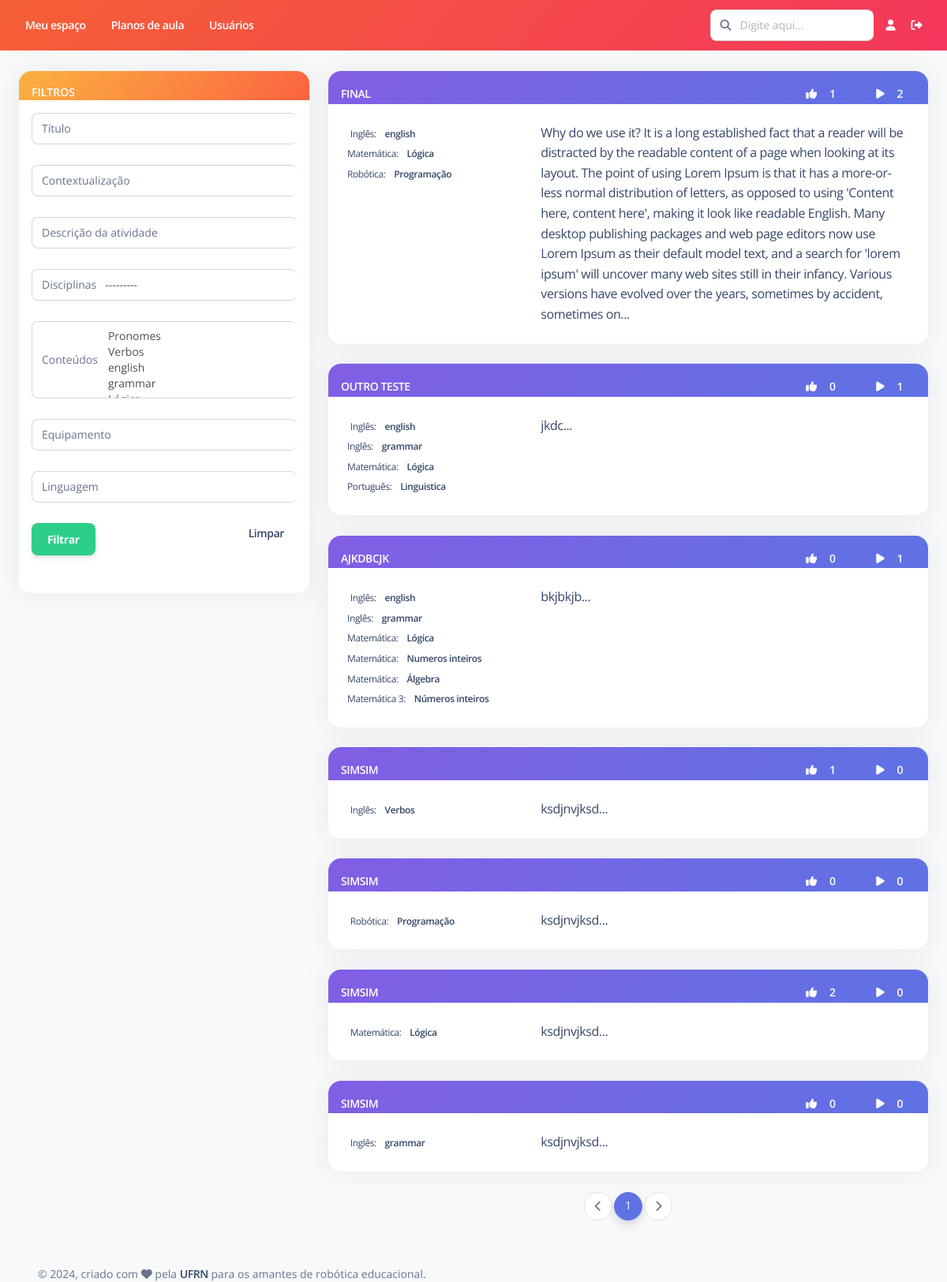
Page /plano-aula/listar/ on the earlier database version.
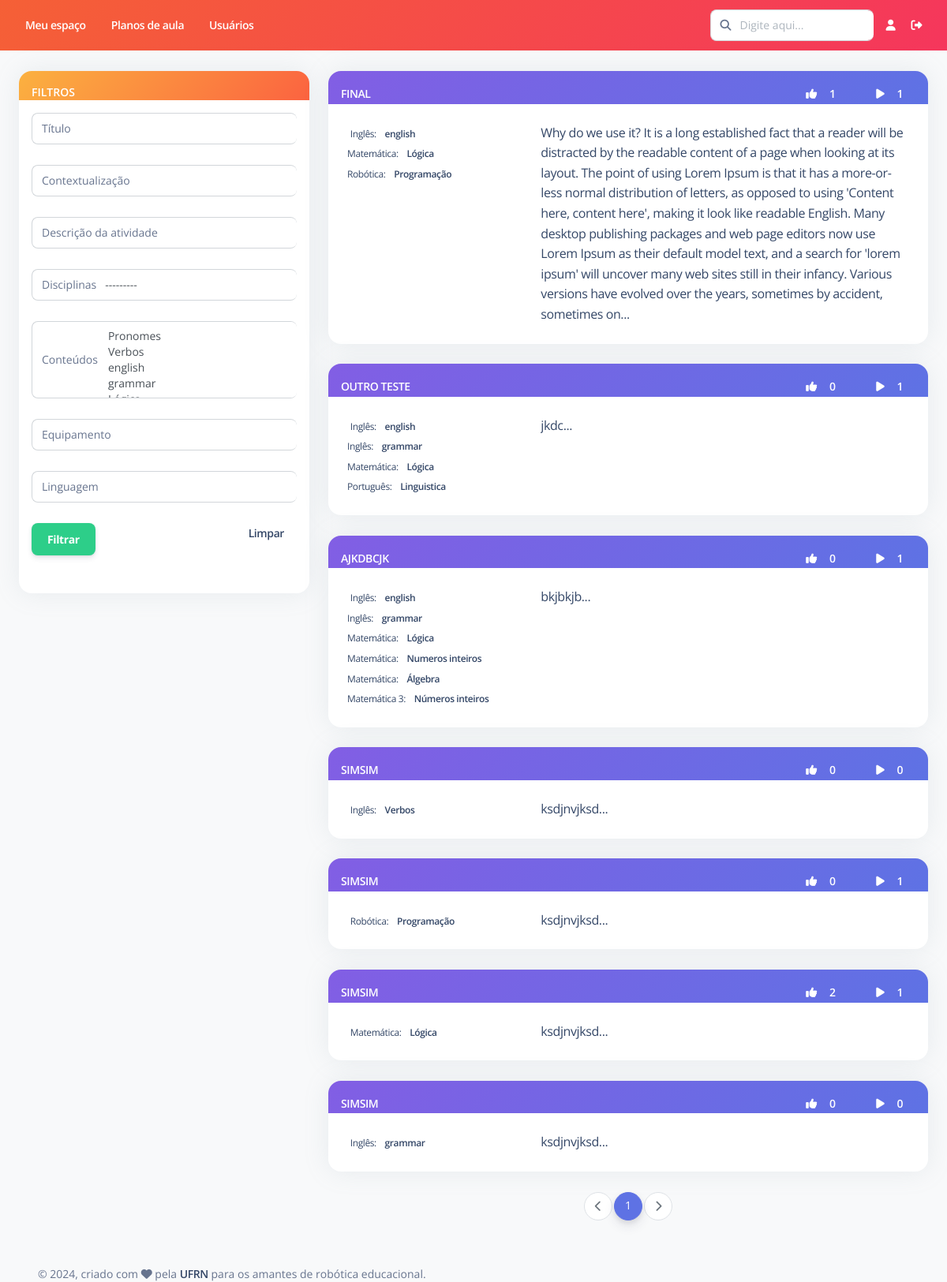
Same page on the later database version.
### PlanoAula/models.py (models this page shows, shortened)
class PlanoAula(models.Model):
    criador = models.ForeignKey(Usuario, on_delete=models.RESTRICT,null=True, verbose_name="Responsável")
    data_criacao = models.DateTimeField(default=timezone.now, verbose_name="Data de criação")
    titulo = models.CharField(max_length=200, verbose_name="Título")
    contextualizacao = models.TextField(verbose_name="Contextualização")
    descricao_atividade = models.TextField(verbose_name="Descrição da atividade")
    avaliacao = models.TextField(verbose_name="Critérios de avaliação", default="", blank=True, null=True)
    conteudos = models.ManyToManyField(Conteudo, related_name="planos_de_aula", verbose_name="Conteúdos")
    robo_equipamento = models.CharField(max_length=200, verbose_name="Equipamento", default="")
    robo_descricao = models.TextField(verbose_name="Descrição do robô", default="")
    robo_link = models.TextField(verbose_name="Links", blank=True, null=True)
    prog_linguagem = models.CharField(max_length=200, verbose_name="Linguagem de programação", default="")
    prog_descricao = models.TextField(verbose_name="Descrição da programação", default="")
    prog_link = models.TextField(verbose_name="Links", blank=True, null=True)
    prog_codigos = models.FileField(upload_to=user_directory_path, blank=True, null=True, verbose_name="Códigos")
    robo_fotos = models.ImageField(upload_to=user_directory_path, blank=True, null=True)
    robo_videos = models.ImageField(upload_to=user_directory_path, blank=True, null=True)
    robo_pdf = models.FileField(upload_to=user_directory_path, blank=True, null=True)
    exec_fotos = models.ImageField(upload_to=user_directory_path, blank=True, null=True)
    exec_videos = models.ImageField(upload_to=user_directory_path, blank=True, null=True)
    class Meta:
        ordering = ['titulo']
        verbose_name = "Plano de aula"
        verbose_name_plural = "Planos de aula"

### Disciplina/models.py (models this page shows)
class Conteudo(models.Model):
    nome = models.CharField(max_length=200, verbose_name="Nome")
    disciplina = models.ForeignKey(Disciplina, on_delete=models.RESTRICT, related_name="conteudos", verbose_name="Disciplina")
    status = models.CharField(max_length=7, choices=STATUS, default='Ativo')
    def __str__(self):
        return self.nome
    class Meta:
        ordering = ['disciplina', 'nome']
        verbose_name = "Conteúdo"
        verbose_name_plural = "Conteúdos"

class Disciplina(models.Model):
    nome = models.CharField(max_length=200, verbose_name="Nome")
    status = models.CharField(max_length=7, choices=STATUS, default='Ativo')
    def __str__(self):
        return self.nome
    class Meta:
        ordering = ['nome']
        verbose_name = "Disciplina"
        verbose_name_plural = "Disciplinas"

### PlanoAula/views.py (the view)
# urls.py: path('listar/', views.ListarPlanosAulaFiltrados.as_view(), name='listar'),
class ListarPlanosAulaFiltrados(generic.ListView):
    model = PlanoAula
    template_name = 'PlanoAula/listar.html'
    context_object_name = 'lista_planos_aula'
    paginate_by = 15
    def get_queryset(self):
        qs = super().get_queryset()
        planos_aula_filtrado = filters.PlanoAulaFiltro(self.request.GET, queryset=PlanoAula.objects.all())
        qs_filtrada = planos_aula_filtrado.qs
        return qs_filtrada
    def get_context_data(self,**kwargs):
        context = super(ListarPlanosAulaFiltrados,self).get_context_data(**kwargs)
        planos_aula_filtrado = filters.PlanoAulaFiltro(self.request.GET, queryset=PlanoAula.objects.all())
        context['planos_aula_filtrado'] = planos_aula_filtrado.qs
        context['form_filtro'] = planos_aula_filtrado.form
        return context

### templates/PlanoAula/listar.html (shortened to what this page needs)
{% extends "Base/base.html" %}
{% load pagination_tags %}
{% load widget_tweaks %}
{% load static %}
{% block conteudo %}
<br>
<div class="row">
    <div class="col-md-4 col-lg-4">
        <div class="card border-primary">
            <div class="card-header pb-0 p-3 bg-gradient-warning">
                <p class="text-sm mb-0 text-uppercase text-white font-weight-bold">Filtros</p>
            </div>
            <div class="card-body p-3 overflow-auto">
                <div class="form-group">
                    <form action="" method="get">
                        <div class="input-group">
                            <span class="input-group-text text-body">Título</span>
                            {{form_filtro.titulo|add_class:"form-control"}}
                        </div>
                        <br>
                        <div class="input-group">
                            <span class="input-group-text text-body">Contextualização</span>
                            {{form_filtro.contextualizacao|add_class:"form-control"}}
                        </div>
                        <br>
                        <div class="input-group">
                            <span class="input-group-text text-body">Descrição da atividade</span>
                            {{form_filtro.descricao_atividade|add_class:"form-control"}}
                        </div>
                        <br>
                        <div class="input-group">
                            <span class="input-group-text text-body">Disciplinas</span>
                            {{form_filtro.conteudos__disciplina|add_class:"form-control"}}
                        </div>
                        <br>
                        <div class="input-group">
                            <span class="input-group-text text-body">Conteúdos</span>
                            {{form_filtro.conteudos|add_class:"form-control"}}
                        </div>
                        <br>
                        <div class="input-group">
                            <span class="input-group-text text-body">Equipamento</span>
                            {{form_filtro.robo_equipamento|add_class:"form-control"}}
                        </div>
                        <br>
                        <div class="input-group">
                            <span class="input-group-text text-body">Linguagem</span>
                            {{form_filtro.prog_linguagem|add_class:"form-control"}}
                        </div>
                        <br>
                        <input type="submit" class="btn btn-success" value="Filtrar">
                        <div class="float-end">
                            <a href="{% url 'plano_aula:listar' %}"><span class="text-sm mb-0 font-weight-bold px-3">Limpar</span></a>
                        </div>
                    </form>
                </div>
            </div>
        </div>
    </div>
    <div class="col-md-8 col-lg-8">
        {% for aula in lista_planos_aula %}
            <a href="{% url 'plano_aula:detalhes' pk=aula.pk %}">
                <div class="card">
                    <div class="card-header bg-gradient-primary pb-0 p-3">
                        <span class="text-sm mb-0 text-uppercase text-white font-weight-bold">{{aula.titulo}}</span>
                        <div class="float-end">
                            <span class="text-sm mb-0 text-uppercase text-white font-weight-bold px-3"><i class="fas fa-thumbs-up text-white px-3"></i>{{ aula.likes.count }}</span>
                            <span class="text-sm mb-0 text-uppercase text-white font-weight-bold px-3"><i class="fas fa-play text-white px-3"></i>{{ aula.execucoes.count }}</span>
                        </div>
                    </div>
                    <div class="card-body row">
                        <div class="col-4">
                            {% for conteudo in aula.conteudos.all %}
                                <span class="mb-2 text-xs">{{conteudo.disciplina}}:
                                    <span class="text-dark font-weight-bold ms-sm-2">{{conteudo.nome}}</span>
                                </span>
                                <br>
                            {% endfor %}
                        </div>
                        <div class="col-8">
                            <div class="overflow-auto">
                                {{ aula.descricao_atividade|slice:":600" }}...
                            </div>
                        </div>
                    </div>
                </div>
            </a>
            <br>
        {% endfor %}
        <nav class="justify-content-center d-flex pagination">
            <ul class="pagination">
                {% if page_obj.has_previous %}
                    <li class="page-item">
                        <a href="?{% url_replace request 'page' page_obj.previous_page_number %}" class="page-link" aria-label="Previous">
                            <i class="fas fa-chevron-left"></i>
                        </a>
                    </li>
                {% else %}
                    <li class="page-item disabled">
                        <a href="" class="page-link" aria-label="Previous">
                            <i class="fas fa-chevron-left"></i>
                        </a>
                    </li>
                {% endif %}
                {% for i in page_obj.paginator.page_range %}
                    {% if page_obj.number == i %}
                        <li class="active page-item">
                            <span class="page-link">{{ i }} <span class="sr-only">(current)</span></span>
                        </li>
                    {% elif i > page_obj.number|add:'-3' and i < page_obj.number|add:'3' %}
                        <li class="page-item">
                            <a href="?{% url_replace request 'page' i %}" class="page-link">{{ i }}</a>
                        </li>
                    {% endif %}
                {% endfor %}
                {% if page_obj.has_next %}
                    <li class="page-item">
                        <a href="?{% url_replace request 'page' page_obj.next_page_number %}" class="page-link" aria-label="Next">
                            <i class="fas fa-chevron-right"></i>
                        </a>
                    </li>
                {% else %}
                    <li class="page-item disabled">
                        <a href="" class="page-link" aria-label="Next">
                            <i class="fas fa-chevron-right"></i>
                        </a>
                    </li>
                {% endif %}
            </ul>
        </nav>
    </div>
</div>
<br/>
{% endblock %}

### templates/Base/base.html (shortened to what this page needs)
<!DOCTYPE html>
<html lang="pt-br">
  {% load static %}
<head>
    {% include "Base/cabecalho.html" %}
</head>
<body class="g-sidenav-show bg-gray-100">
  <main class="main-content position-relative border-radius-lg ">
    <nav class="navbar navbar-main navbar-expand-lg px-0 shadow-none bg-gradient-danger" id="navbarBlur" data-scroll="false">
        <div class="container-fluid py-1 px-3">
          {% include "Base/navbar-horizontal.html" %}
        </div>
    </nav>
    <div class="container-fluid">
        {% block conteudo %}
        {% endblock %}
        {% include "Base/rodape.html" %}
    </div>
  </main>
  {% include "Base/scripts.html" %}
</body>
</html>

### templates/Base/cabecalho.html (shortened to what this page needs)
{% load static %}
<link href="{% static 'assets/css/nucleo-icons.css' %}" rel="stylesheet" />
<link href="{% static 'assets/css/nucleo-svg.css' %}" rel="stylesheet" />
<link rel="stylesheet" href="https://cdn.jsdelivr.net/npm/@fortawesome/fontawesome-free@5.15.4/css/fontawesome.min.css">
<link href="{% static 'assets/css/nucleo-svg.css' %}" rel="stylesheet" />
<link id="pagestyle" href="{% static 'assets/css/argon-dashboard.css' %}" rel="stylesheet" />

### templates/Base/navbar-horizontal.html (shortened to what this page needs)
{% load static %}
      <div class="collapse navbar-collapse mt-sm-0 mt-2 me-md-0 me-sm-4" id="navbar">
        <div class="navbar-nav mr-auto">
          <ul class="navbar-nav justify-content-end">
            <li class="nav-item px-3 d-flex align-items-center">
              <a href="" class="nav-link font-weight-bold px-0 text-white">
                <span class="d-sm-inline d-none">Meu espaço</span>
              </a>
            </li>
            <li class="nav-item px-3 d-flex align-items-center">
              <a href="" class="nav-link font-weight-bold px-0 text-white">
                <span class="d-sm-inline d-none">Planos de aula</span>
              </a>
            </li>
            <li class="nav-item px-3 d-flex align-items-center">
              <a href="" class="nav-link font-weight-bold px-0 text-white">
                <span class="d-sm-inline d-none">Usuários</span>
              </a>
            </li>
          </ul>
        </div>
        <div class="navbar-nav ml-auto collapse navbar-collapse justify-content-end">
          <div class="pe-md-3 d-flex align-items-center">
            <div class="input-group">
              <span class="input-group-text text-body"><i class="fa fa-search" aria-hidden="true"></i></span>
              <input type="text" class="form-control" placeholder="Digite aqui...">
            </div>
          </div>
          <ul class="navbar-nav justify-content-end">
            <li class="nav-item d-flex align-items-center">
              <a href="" class="nav-link font-weight-bold px-0 text-white">
                <i class="fa fa-user me-sm-1"></i>
              </a>
            </li>
            <li class="nav-item px-3 d-flex align-items-center">
              <a href="javascript:;" class="nav-link p-0 text-white">
                <i class="fa fa-sign-out-alt fixed-plugin-button-nav cursor-pointer"></i>
              </a>
            </li>
          </ul>
        </div>
      </div>

### templates/Base/rodape.html (shortened to what this page needs)
<footer class="footer pt-3  ">
    <div class="container-fluid">
      <div class="row align-items-center justify-content-lg-between">
        <div class="col-lg-6 mb-lg-0 mb-4">
          <div class="copyright text-center text-sm text-muted text-lg-start">
            © ,
            criado com <i class="fa fa-heart"></i> pela
            <a href="https://www.ufrn.br" class="font-weight-bold" target="_blank">UFRN</a>
            para os amantes de robótica educacional.
          </div>
        </div>
      </div>
    </div>
  </footer>

### templates/Base/scripts.html (shortened to what this page needs)
{% load static %}
<link rel="stylesheet" type="text/css" href="http://cdn.datatables.net/1.11.5/css/jquery.dataTables.min.css">

Differences in the rows shown:
computed for PlanoAula "FINAL": execucoes.count "2" → "1"
computed for PlanoAula (number 4 of 7 on the later page): likes.count "1" → "0"
changed PlanoAula (number 5 of 7 on the later page): execucoes.count "0" → "1"
computed for PlanoAula (number 6 of 7 on the later page): execucoes.count "0" → "1"
